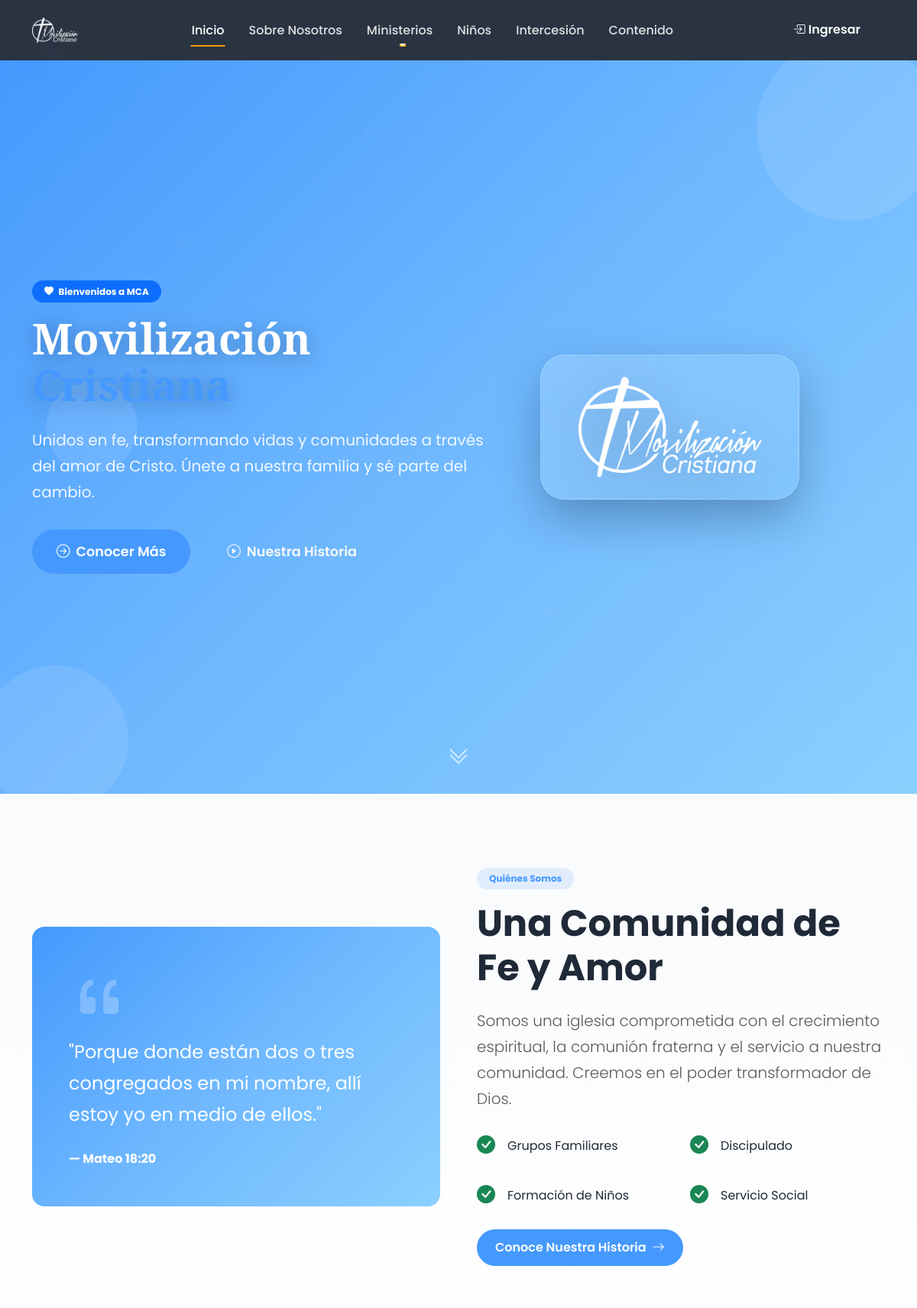
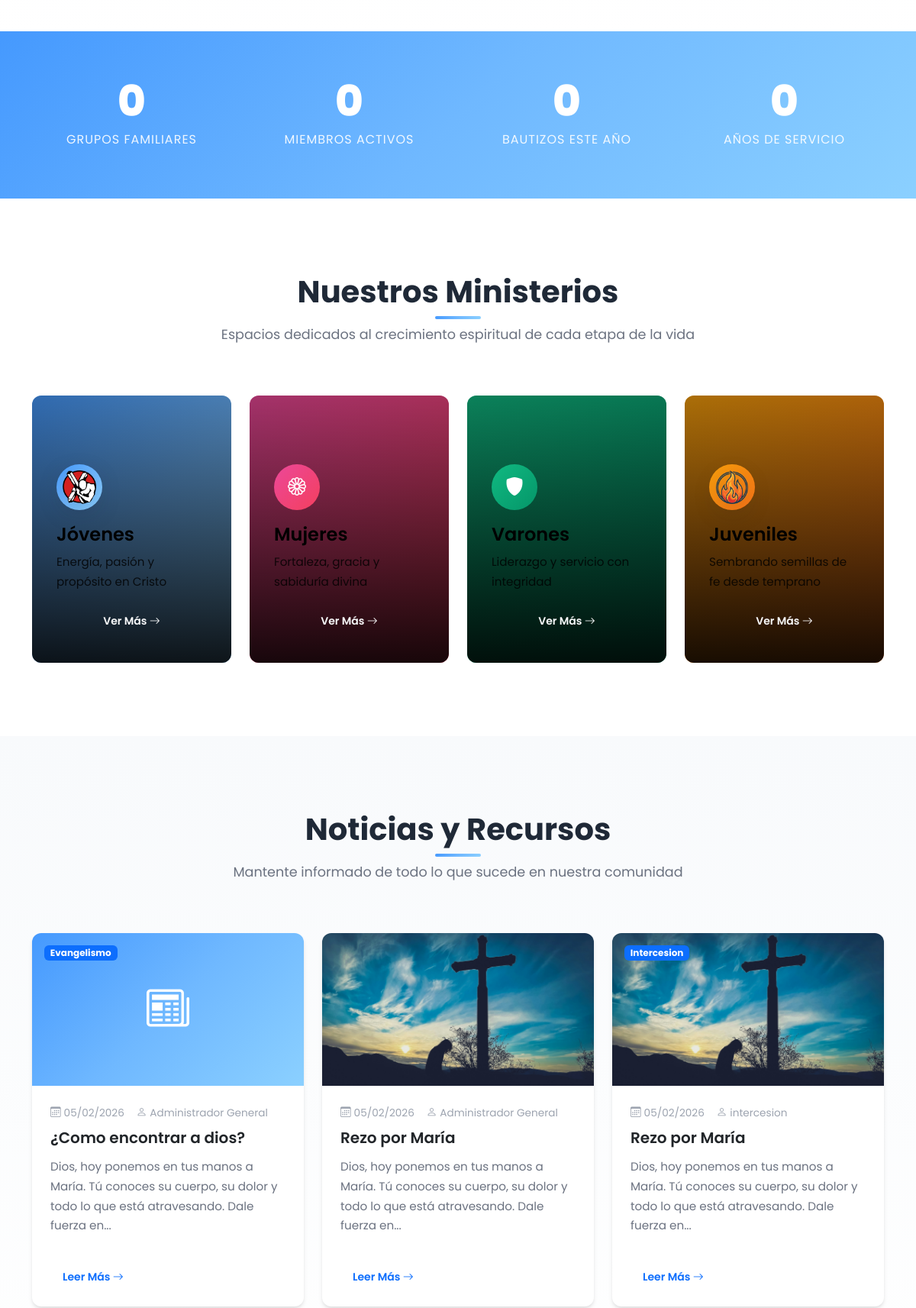
The page / (upper part) on the database its author committed (2 pictures, top to bottom).
### tables this page shows
CREATE TABLE `publicaciones` (
  `id` int(11) NOT NULL,
  `titulo` varchar(200) NOT NULL,
  `slug` varchar(200) NOT NULL,
  `contenido` text NOT NULL,
  `extracto` text DEFAULT NULL,
  `imagen` varchar(255) DEFAULT NULL,
  `seccion` enum('jovenes','mujeres','varones','juveniles','evangelismo','intercesion') NOT NULL,
  `autor_id` int(11) NOT NULL,
  `is_published` tinyint(1) NOT NULL DEFAULT 0,
  `published_at` timestamp NULL DEFAULT NULL,
  `created_at` timestamp NOT NULL DEFAULT current_timestamp(),
  `updated_at` timestamp NOT NULL DEFAULT current_timestamp() ON UPDATE current_timestamp(),
  `estado` varchar(20) DEFAULT 'publicado',
  `video_url` varchar(255) DEFAULT NULL,
  `vistas` int(11) DEFAULT 0
);

CREATE TABLE `users` (
  `id` int(11) NOT NULL,
  `username` varchar(50) NOT NULL,
  `email` varchar(100) NOT NULL,
  `password` varchar(255) NOT NULL,
  `full_name` varchar(100) NOT NULL,
  `phone` varchar(20) DEFAULT NULL,
  `role` enum('admin','supervisor','lider','admin_jovenes','admin_mujeres','admin_varones','admin_juveniles','admin_evangelismo','admin_intercesion','user') NOT NULL DEFAULT 'user',
  `is_active` tinyint(1) NOT NULL DEFAULT 1,
  `created_at` timestamp NOT NULL DEFAULT current_timestamp(),
  `updated_at` timestamp NOT NULL DEFAULT current_timestamp() ON UPDATE current_timestamp()
);

### includes/functions.php (called while the page is built, shortened)
<?php
function sanitize($input) {
    return htmlspecialchars(trim($input), ENT_QUOTES, 'UTF-8');
}
function formatDate($date, $format = 'd/m/Y') {
    return date($format, strtotime($date));
}
function getPublications($section = null, $limit = 10, $onlyPublished = false) {
    try {
        $pdo = getConnection();
        $sql = "SELECT p.*, u.full_name as autor_nombre
                FROM publicaciones p
                JOIN users u ON p.autor_id = u.id";
        $params = [];
        $sql .= " ORDER BY p.created_at DESC LIMIT " . intval($limit);
        $stmt = $pdo->prepare($sql);
        $stmt->execute($params);
        return $stmt->fetchAll();
    } catch (Exception $e) {
        return [];
    }
}

### index.php (the view, shortened to what this page needs)
<?php
require_once __DIR__ . '/includes/header.php';
$featuredPosts = getPublications(null, 3, true);
$heroStyle = 'min-height: 100vh; background: var(--gradient-primary);';
?>
<section class="hero-section text-white" style="<?= $heroStyle ?>">
    <div class="floating-shapes">
        <div class="shape"></div>
        <div class="shape"></div>
        <div class="shape"></div>
    </div>
    <div class="container">
        <div class="row align-items-center min-vh-100">
            <div class="col-lg-7 hero-content" data-aos="fade-up">
                <span class="badge bg-primary text-white mb-3 px-3 py-2 rounded-pill">
                    <i class="bi bi-heart-fill me-1"></i> Bienvenidos a MCA
                </span>
                <h1 class="hero-title display-heading">
                    Movilización<br>
                    <span class="text-primary">Cristiana</span>
                </h1>
                <p class="hero-subtitle">
                    Unidos en fe, transformando vidas y comunidades a través del amor de Cristo.
                    Únete a nuestra familia y sé parte del cambio.
                </p>
                <div class="d-flex flex-wrap gap-3">
                    <a href="#ministerios" class="btn btn-primary btn-lg btn-icon">
                        <i class="bi bi-arrow-right-circle"></i>
                        Conocer Más
                    </a>
                    <a href="<?= BASE_URL ?>/nosotros.php" class="btn btn-outline-light btn-lg btn-icon">
                        <i class="bi bi-play-circle"></i>
                        Nuestra Historia
                    </a>
                </div>
            </div>
            <div class="col-lg-5 d-none d-lg-block" data-aos="fade-left" data-aos-delay="200">
                <div class="hero-logo-shell text-center pulse">
                    <img src="<?= BASE_URL ?>/uploads/logos/logomca.png" alt="Logo MCA" class="site-logo hero-logo">
                </div>
            </div>
        </div>
    </div>
    <div class="position-absolute bottom-0 start-50 translate-middle-x pb-4 text-center">
        <a href="#about" class="text-white opacity-75">
            <i class="bi bi-chevron-double-down fs-3"></i>
        </a>
    </div>
</section>
<section id="about" class="py-5 bg-light-gradient">
    <div class="container py-5">
        <div class="row align-items-center g-5">
            <div class="col-lg-6" data-aos="fade-right">
                <div class="position-relative">
                    <div class="bg-gradient-primary rounded-4 p-5 text-white">
                        <i class="bi bi-quote display-1 opacity-25"></i>
                        <p class="fs-4 mb-4">
                            "Porque donde están dos o tres congregados en mi nombre, allí estoy yo en medio de ellos."
                        </p>
                        <p class="mb-0 fw-bold">— Mateo 18:20</p>
                    </div>
                </div>
            </div>
            <div class="col-lg-6" data-aos="fade-left">
                <span class="badge bg-primary bg-opacity-10 text-primary mb-3 px-3 py-2 rounded-pill">
                    Quiénes Somos
                </span>
                <h2 class="display-5 fw-bold mb-4">Una Comunidad de Fe y Amor</h2>
                <p class="lead text-muted mb-4">
                    Somos una iglesia comprometida con el crecimiento espiritual, la comunión fraterna
                    y el servicio a nuestra comunidad. Creemos en el poder transformador de Dios.
                </p>
                <div class="row g-4 mb-4">
                    <div class="col-6">
                        <div class="d-flex align-items-center">
                            <i class="bi bi-check-circle-fill text-success fs-4 me-3"></i>
                            <span>Grupos Familiares</span>
                        </div>
                    </div>
                    <div class="col-6">
                        <div class="d-flex align-items-center">
                            <i class="bi bi-check-circle-fill text-success fs-4 me-3"></i>
                            <span>Discipulado</span>
                        </div>
                    </div>
                    <div class="col-6">
                        <div class="d-flex align-items-center">
                            <i class="bi bi-check-circle-fill text-success fs-4 me-3"></i>
                            <span>Formación de Niños</span>
                        </div>
                    </div>
                    <div class="col-6">
                        <div class="d-flex align-items-center">
                            <i class="bi bi-check-circle-fill text-success fs-4 me-3"></i>
                            <span>Servicio Social</span>
                        </div>
                    </div>
                </div>
                <a href="<?= BASE_URL ?>/nosotros.php" class="btn btn-primary btn-icon">
                    Conoce Nuestra Historia
                    <i class="bi bi-arrow-right"></i>
                </a>
            </div>
        </div>
    </div>
</section>
<section class="stats-section">
    <div class="container">
        <div class="row g-4 text-center">
            <div class="col-6 col-md-3" data-aos="fade-up">
                <div class="stat-item">
                    <div class="stat-number" data-count="50">0</div>
                    <div class="stat-label">Grupos Familiares</div>
                </div>
            </div>
            <div class="col-6 col-md-3" data-aos="fade-up" data-aos-delay="100">
                <div class="stat-item">
                    <div class="stat-number" data-count="500">0</div>
                    <div class="stat-label">Miembros Activos</div>
                </div>
            </div>
            <div class="col-6 col-md-3" data-aos="fade-up" data-aos-delay="200">
                <div class="stat-item">
                    <div class="stat-number" data-count="100">0</div>
                    <div class="stat-label">Bautizos Este Año</div>
                </div>
            </div>
            <div class="col-6 col-md-3" data-aos="fade-up" data-aos-delay="300">
                <div class="stat-item">
                    <div class="stat-number" data-count="15">0</div>
                    <div class="stat-label">Años de Servicio</div>
                </div>
            </div>
        </div>
    </div>
</section>
<section id="ministerios" class="py-5">
    <div class="container py-5">
        <div class="section-header" data-aos="fade-up">
            <h2>Nuestros Ministerios</h2>
            <p>Espacios dedicados al crecimiento espiritual de cada etapa de la vida</p>
        </div>
        <div class="row g-4">
            <div class="col-lg-3 col-md-6" data-aos="fade-up">
                <a href="<?= BASE_URL ?>/jovenes.php" class="text-decoration-none">
                    <div class="ministry-card">
                        <div class="card-bg" style="background: var(--gradient-primary);"></div>
                        <div class="card-overlay">
                            <div class="card-icon">
                                <img src="<?= BASE_URL ?>/uploads/logos/jovenes.png" alt="Logo Jóvenes" class="ministry-logo">
                            </div>
                            <h3>Jóvenes</h3>
                            <p>Energía, pasión y propósito en Cristo</p>
                            <span class="btn btn-sm btn-outline-light">Ver Más <i class="bi bi-arrow-right"></i></span>
                        </div>
                    </div>
                </a>
            </div>
            <div class="col-lg-3 col-md-6" data-aos="fade-up" data-aos-delay="100">
                <a href="<?= BASE_URL ?>/mujeres.php" class="text-decoration-none">
                    <div class="ministry-card">
                        <div class="card-bg" style="background: linear-gradient(135deg, #ec4899, #f43f5e);"></div>
                        <div class="card-overlay">
                            <div class="card-icon" style="background: linear-gradient(135deg, #ec4899, #f43f5e);">
                                <i class="bi bi-flower1"></i>
                            </div>
                            <h3>Mujeres</h3>
                            <p>Fortaleza, gracia y sabiduría divina</p>
                            <span class="btn btn-sm btn-outline-light">Ver Más <i class="bi bi-arrow-right"></i></span>
                        </div>
                    </div>
                </a>
            </div>
            <div class="col-lg-3 col-md-6" data-aos="fade-up" data-aos-delay="200">
                <a href="<?= BASE_URL ?>/varones.php" class="text-decoration-none">
                    <div class="ministry-card">
                        <div class="card-bg" style="background: linear-gradient(135deg, #10b981, #059669);"></div>
                        <div class="card-overlay">
                            <div class="card-icon" style="background: linear-gradient(135deg, #10b981, #059669);">
                                <i class="bi bi-shield-fill"></i>
                            </div>
                            <h3>Varones</h3>
                            <p>Liderazgo y servicio con integridad</p>
                            <span class="btn btn-sm btn-outline-light">Ver Más <i class="bi bi-arrow-right"></i></span>
                        </div>
                    </div>
                </a>
            </div>
            <div class="col-lg-3 col-md-6" data-aos="fade-up" data-aos-delay="300">
                <a href="<?= BASE_URL ?>/juveniles.php" class="text-decoration-none">
                    <div class="ministry-card">
                        <div class="card-bg" style="background: linear-gradient(135deg, #f59e0b, #f97316);"></div>
                        <div class="card-overlay">
                            <div class="card-icon" style="background: linear-gradient(135deg, #f59e0b, #f97316);">
                                <img src="<?= BASE_URL ?>/uploads/logos/juveniles.png" alt="Logo Juveniles" class="ministry-logo">
                            </div>
                            <h3>Juveniles</h3>
                            <p>Sembrando semillas de fe desde temprano</p>
                            <span class="btn btn-sm btn-outline-light">Ver Más <i class="bi bi-arrow-right"></i></span>
                        </div>
                    </div>
                </a>
            </div>
        </div>
    </div>
</section>
<?php if (!empty($featuredPosts)): ?>
<section class="py-5 bg-light-gradient">
    <div class="container py-5">
        <div class="section-header" data-aos="fade-up">
            <h2>Noticias y Recursos</h2>
            <p>Mantente informado de todo lo que sucede en nuestra comunidad</p>
        </div>
        <div class="row g-4">
            <?php foreach ($featuredPosts as $post): ?>
            <div class="col-lg-4" data-aos="fade-up">
                <div class="card blog-card h-100">
                    <?php if (!empty($post['imagen'])): ?>
                    <img src="<?= BASE_URL . $post['imagen'] ?>" class="card-img-top" alt="<?= sanitize($post['titulo']) ?>">
                    <?php else: ?>
                    <div class="card-img-top bg-gradient-primary d-flex align-items-center justify-content-center" style="height: 200px;">
                        <i class="bi bi-newspaper text-white display-4"></i>
                    </div>
                    <?php endif; ?>
                    <span class="badge bg-primary"><?= ucfirst($post['seccion']) ?></span>
                    <div class="card-body">
                        <div class="card-meta">
                            <span><i class="bi bi-calendar3 me-1"></i><?= formatDate($post['created_at']) ?></span>
                            <span><i class="bi bi-person me-1"></i><?= sanitize($post['autor_nombre'] ?? 'Admin') ?></span>
                        </div>
                        <h5 class="card-title"><?= sanitize($post['titulo']) ?></h5>
                        <p class="card-text"><?= sanitize(substr(strip_tags($post['contenido']), 0, 120)) ?>...</p>
                    </div>
                    <div class="card-footer bg-transparent border-0 pb-3">
                        <a href="<?= BASE_URL ?>/publicacion.php?id=<?= $post['id'] ?>" class="btn btn-outline-primary btn-sm">
                            Leer Más <i class="bi bi-arrow-right"></i>
                        </a>
                    </div>
                </div>
            </div>
            <?php endforeach; ?>
        </div>
    </div>
</section>
<?php endif; ?>
<?php require_once __DIR__ . '/includes/footer.php'; ?>

### rows shown on the page
publicaciones: seccion "Evangelismo", created_at "05/02/2026", autor.full_name "Administrador General", titulo "¿Como encontrar a dios?", contenido "Dios, hoy ponemos en tus manos a María. Tú conoces su cuerpo, su dolor y todo lo que está atravesando. Dale fuerza en"
publicaciones: imagen (picture), created_at "05/02/2026", autor.full_name "Administrador General", titulo "Rezo por María", contenido "Dios, hoy ponemos en tus manos a María. Tú conoces su cuerpo, su dolor y todo lo que está atravesando. Dale fuerza en"
publicaciones: imagen (picture), seccion "Intercesion", created_at "05/02/2026", autor.full_name "intercesion", titulo "Rezo por María", contenido "Dios, hoy ponemos en tus manos a María. Tú conoces su cuerpo, su dolor y todo lo que está atravesando. Dale fuerza en"
